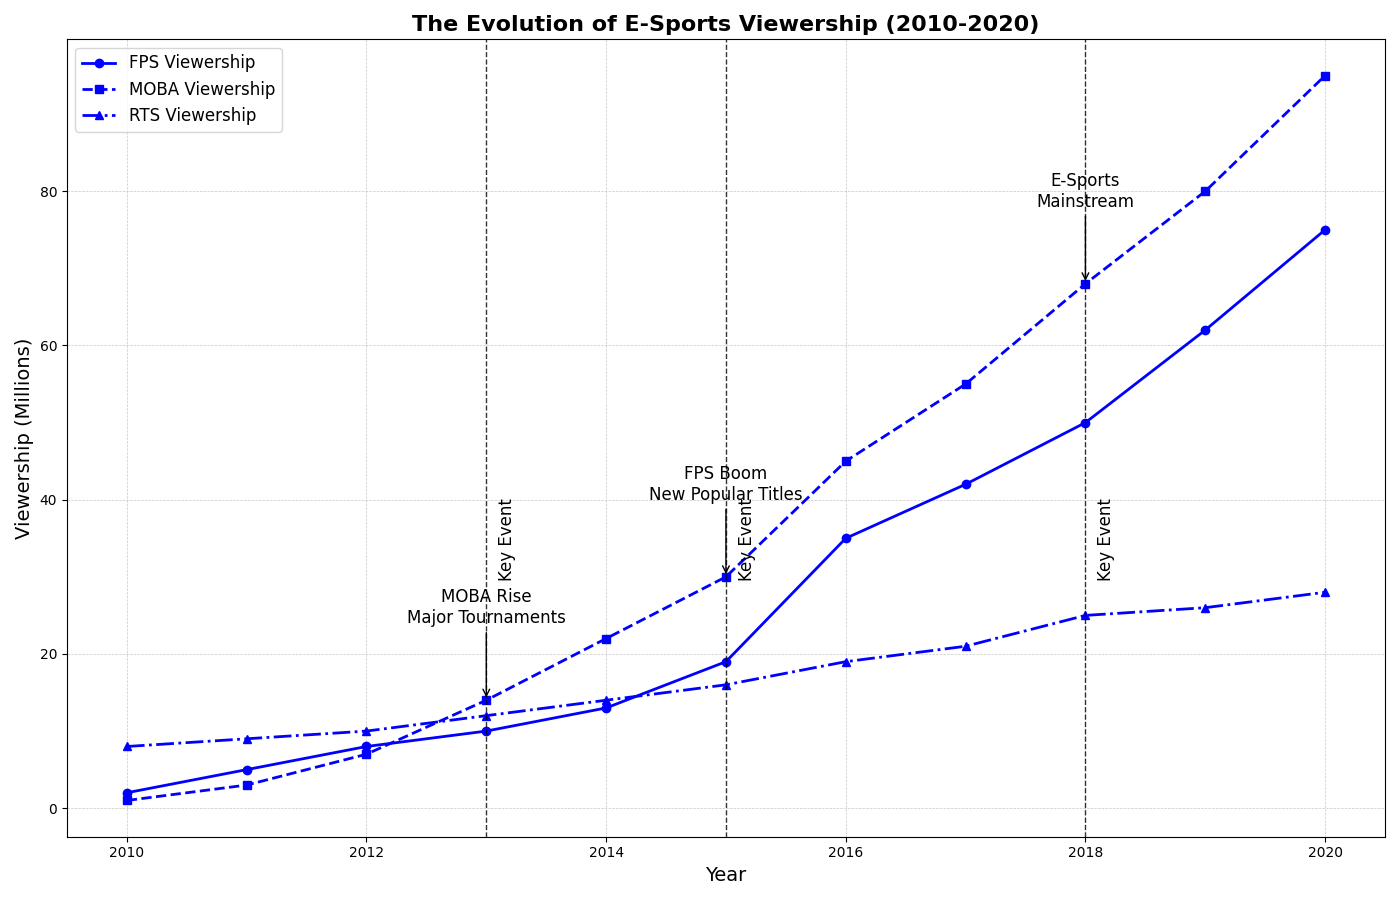

Write Python code to recreate this figure.
import matplotlib.pyplot as plt
import numpy as np

years = np.arange(2010, 2021)

fps_viewership = [2, 5, 8, 10, 13, 19, 35, 42, 50, 62, 75]
moba_viewership = [1, 3, 7, 14, 22, 30, 45, 55, 68, 80, 95]
rts_viewership = [8, 9, 10, 12, 14, 16, 19, 21, 25, 26, 28]

fig, ax1 = plt.subplots(figsize=(14, 9))

# Apply a single color consistently across all data groups
single_color = 'blue'
ax1.plot(years, fps_viewership, color=single_color, linestyle='-', linewidth=2, marker='o', label='FPS Viewership')
ax1.plot(years, moba_viewership, color=single_color, linestyle='--', linewidth=2, marker='s', label='MOBA Viewership')
ax1.plot(years, rts_viewership, color=single_color, linestyle='-.', linewidth=2, marker='^', label='RTS Viewership')

ax1.grid(True, linestyle='--', linewidth=0.5, alpha=0.7)

ax1.set_title('The Evolution of E-Sports Viewership (2010-2020)', fontsize=16, weight='bold')
ax1.set_xlabel('Year', fontsize=14)
ax1.set_ylabel('Viewership (Millions)', fontsize=14)

highlight_years = [2013, 2015, 2018]
for year in highlight_years:
    ax1.axvline(x=year, color='black', linestyle='--', linewidth=1, alpha=0.8)
    ax1.text(year + 0.1, 30, f'Key Event', color='black', fontsize=12, rotation=90)

key_events = {
    '2013': 'MOBA Rise\nMajor Tournaments',
    '2015': 'FPS Boom\nNew Popular Titles',
    '2018': 'E-Sports\nMainstream'
}

for year, event in key_events.items():
    ax1.annotate(event, xy=(int(year), moba_viewership[years.tolist().index(int(year))]), 
                 xytext=(int(year), moba_viewership[years.tolist().index(int(year))] + 10),
                 arrowprops=dict(facecolor='black', arrowstyle='->'),
                 fontsize=12, ha='center')

ax1.legend(loc='upper left', fontsize=12)

plt.tight_layout()
plt.show()
